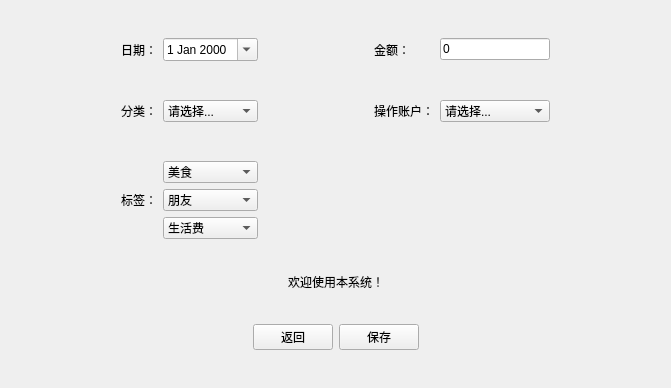
<?xml version="1.0" encoding="UTF-8"?>
<ui version="4.0">
 <class>Record</class>
 <widget class="QWidget" name="Record">
  <property name="geometry">
   <rect>
    <x>0</x>
    <y>0</y>
    <width>671</width>
    <height>388</height>
   </rect>
  </property>
  <property name="windowTitle">
   <string>Record</string>
  </property>
  <layout class="QVBoxLayout" name="verticalLayout">
   <item>
    <spacer name="verticalSpacer_5">
     <property name="orientation">
      <enum>Qt::Vertical</enum>
     </property>
     <property name="sizeHint" stdset="0">
      <size>
       <width>20</width>
       <height>40</height>
      </size>
     </property>
    </spacer>
   </item>
   <item>
    <layout class="QGridLayout" name="gridLayout_2">
     <item row="2" column="3">
      <spacer name="horizontalSpacer_2">
       <property name="orientation">
        <enum>Qt::Horizontal</enum>
       </property>
       <property name="sizeHint" stdset="0">
        <size>
         <width>40</width>
         <height>20</height>
        </size>
       </property>
      </spacer>
     </item>
     <item row="5" column="1">
      <spacer name="verticalSpacer">
       <property name="orientation">
        <enum>Qt::Vertical</enum>
       </property>
       <property name="sizeHint" stdset="0">
        <size>
         <width>20</width>
         <height>40</height>
        </size>
       </property>
      </spacer>
     </item>
     <item row="3" column="0">
      <spacer name="horizontalSpacer_3">
       <property name="orientation">
        <enum>Qt::Horizontal</enum>
       </property>
       <property name="sizeHint" stdset="0">
        <size>
         <width>40</width>
         <height>20</height>
        </size>
       </property>
      </spacer>
     </item>
     <item row="6" column="1">
      <widget class="QLabel" name="label_5">
       <property name="text">
        <string>标签：</string>
       </property>
      </widget>
     </item>
     <item row="2" column="5">
      <widget class="QLineEdit" name="lineEdit_money">
       <property name="text">
        <string>0</string>
       </property>
      </widget>
     </item>
     <item row="2" column="2">
      <widget class="QDateEdit" name="dateEdit">
       <property name="currentSection">
        <enum>QDateTimeEdit::DaySection</enum>
       </property>
       <property name="calendarPopup">
        <bool>true</bool>
       </property>
      </widget>
     </item>
     <item row="3" column="1">
      <spacer name="verticalSpacer_2">
       <property name="orientation">
        <enum>Qt::Vertical</enum>
       </property>
       <property name="sizeHint" stdset="0">
        <size>
         <width>20</width>
         <height>40</height>
        </size>
       </property>
      </spacer>
     </item>
     <item row="2" column="4">
      <widget class="QLabel" name="label">
       <property name="text">
        <string>金额：</string>
       </property>
      </widget>
     </item>
     <item row="2" column="1">
      <widget class="QLabel" name="label_4">
       <property name="text">
        <string>日期：</string>
       </property>
      </widget>
     </item>
     <item row="2" column="6">
      <spacer name="horizontalSpacer_4">
       <property name="orientation">
        <enum>Qt::Horizontal</enum>
       </property>
       <property name="sizeHint" stdset="0">
        <size>
         <width>40</width>
         <height>20</height>
        </size>
       </property>
      </spacer>
     </item>
     <item row="6" column="2">
      <layout class="QVBoxLayout" name="verticalLayout_2">
       <item>
        <widget class="QComboBox" name="comboBox_spending">
         <property name="enabled">
          <bool>true</bool>
         </property>
         <item>
          <property name="text">
           <string>美食</string>
          </property>
         </item>
         <item>
          <property name="text">
           <string>交通</string>
          </property>
         </item>
         <item>
          <property name="text">
           <string>购物</string>
          </property>
         </item>
         <item>
          <property name="text">
           <string>寝室</string>
          </property>
         </item>
         <item>
          <property name="text">
           <string>娱乐</string>
          </property>
         </item>
         <item>
          <property name="text">
           <string>学习</string>
          </property>
         </item>
         <item>
          <property name="text">
           <string>医疗</string>
          </property>
         </item>
         <item>
          <property name="text">
           <string>其他</string>
          </property>
         </item>
        </widget>
       </item>
       <item>
        <widget class="QComboBox" name="comboBox_lender">
         <property name="enabled">
          <bool>true</bool>
         </property>
         <item>
          <property name="text">
           <string>朋友</string>
          </property>
         </item>
         <item>
          <property name="text">
           <string>家人</string>
          </property>
         </item>
         <item>
          <property name="text">
           <string>银行贷款</string>
          </property>
         </item>
         <item>
          <property name="text">
           <string>花呗</string>
          </property>
         </item>
         <item>
          <property name="text">
           <string>京东白条</string>
          </property>
         </item>
         <item>
          <property name="text">
           <string>其他</string>
          </property>
         </item>
        </widget>
       </item>
       <item>
        <widget class="QComboBox" name="comboBox_income">
         <property name="enabled">
          <bool>true</bool>
         </property>
         <item>
          <property name="text">
           <string>生活费</string>
          </property>
         </item>
         <item>
          <property name="text">
           <string>兼职</string>
          </property>
         </item>
         <item>
          <property name="text">
           <string>奖学金</string>
          </property>
         </item>
         <item>
          <property name="text">
           <string>利息</string>
          </property>
         </item>
         <item>
          <property name="text">
           <string>贷款</string>
          </property>
         </item>
         <item>
          <property name="text">
           <string>其他</string>
          </property>
         </item>
        </widget>
       </item>
      </layout>
     </item>
     <item row="4" column="5">
      <widget class="QComboBox" name="comboBox_account">
       <item>
        <property name="text">
         <string>请选择...</string>
        </property>
       </item>
       <item>
        <property name="text">
         <string>微信</string>
        </property>
       </item>
       <item>
        <property name="text">
         <string>银行卡</string>
        </property>
       </item>
       <item>
        <property name="text">
         <string>一卡通</string>
        </property>
       </item>
       <item>
        <property name="text">
         <string>现金</string>
        </property>
       </item>
       <item>
        <property name="text">
         <string>其他</string>
        </property>
       </item>
      </widget>
     </item>
     <item row="4" column="4">
      <widget class="QLabel" name="label_2">
       <property name="text">
        <string>操作账户：</string>
       </property>
      </widget>
     </item>
     <item row="4" column="1">
      <widget class="QLabel" name="label_3">
       <property name="text">
        <string>分类：</string>
       </property>
      </widget>
     </item>
     <item row="4" column="2">
      <widget class="QComboBox" name="comboBox_classify">
       <item>
        <property name="text">
         <string>请选择...</string>
        </property>
       </item>
       <item>
        <property name="text">
         <string>收入</string>
        </property>
       </item>
       <item>
        <property name="text">
         <string>支出</string>
        </property>
       </item>
       <item>
        <property name="text">
         <string>借款</string>
        </property>
       </item>
      </widget>
     </item>
     <item row="6" column="6">
      <spacer name="verticalSpacer_7">
       <property name="orientation">
        <enum>Qt::Vertical</enum>
       </property>
       <property name="sizeHint" stdset="0">
        <size>
         <width>20</width>
         <height>40</height>
        </size>
       </property>
      </spacer>
     </item>
    </layout>
   </item>
   <item>
    <spacer name="verticalSpacer_4">
     <property name="orientation">
      <enum>Qt::Vertical</enum>
     </property>
     <property name="sizeHint" stdset="0">
      <size>
       <width>20</width>
       <height>40</height>
      </size>
     </property>
    </spacer>
   </item>
   <item>
    <layout class="QHBoxLayout" name="horizontalLayout_2">
     <item>
      <spacer name="horizontalSpacer_5">
       <property name="orientation">
        <enum>Qt::Horizontal</enum>
       </property>
       <property name="sizeHint" stdset="0">
        <size>
         <width>40</width>
         <height>20</height>
        </size>
       </property>
      </spacer>
     </item>
     <item>
      <widget class="QLabel" name="label_7">
       <property name="text">
        <string>欢迎使用本系统！</string>
       </property>
      </widget>
     </item>
     <item>
      <spacer name="horizontalSpacer_6">
       <property name="orientation">
        <enum>Qt::Horizontal</enum>
       </property>
       <property name="sizeHint" stdset="0">
        <size>
         <width>40</width>
         <height>20</height>
        </size>
       </property>
      </spacer>
     </item>
    </layout>
   </item>
   <item>
    <spacer name="verticalSpacer_3">
     <property name="orientation">
      <enum>Qt::Vertical</enum>
     </property>
     <property name="sizeHint" stdset="0">
      <size>
       <width>20</width>
       <height>40</height>
      </size>
     </property>
    </spacer>
   </item>
   <item>
    <layout class="QHBoxLayout" name="horizontalLayout">
     <item>
      <spacer name="horizontalSpacer">
       <property name="orientation">
        <enum>Qt::Horizontal</enum>
       </property>
       <property name="sizeHint" stdset="0">
        <size>
         <width>40</width>
         <height>20</height>
        </size>
       </property>
      </spacer>
     </item>
     <item>
      <widget class="QPushButton" name="pushButton_back">
       <property name="text">
        <string>返回</string>
       </property>
      </widget>
     </item>
     <item>
      <widget class="QPushButton" name="pushButton_save">
       <property name="text">
        <string>保存</string>
       </property>
      </widget>
     </item>
     <item>
      <spacer name="horizontalSpacer_7">
       <property name="orientation">
        <enum>Qt::Horizontal</enum>
       </property>
       <property name="sizeHint" stdset="0">
        <size>
         <width>40</width>
         <height>20</height>
        </size>
       </property>
      </spacer>
     </item>
    </layout>
   </item>
   <item>
    <spacer name="verticalSpacer_6">
     <property name="orientation">
      <enum>Qt::Vertical</enum>
     </property>
     <property name="sizeHint" stdset="0">
      <size>
       <width>20</width>
       <height>40</height>
      </size>
     </property>
    </spacer>
   </item>
  </layout>
 </widget>
 <layoutdefault spacing="6" margin="11"/>
 <resources/>
 <connections>
  <connection>
   <sender>comboBox_account</sender>
   <signal>currentIndexChanged(int)</signal>
   <receiver>Record</receiver>
   <slot>on_comboBox_account_currentIdexChanged()</slot>
   <hints>
    <hint type="sourcelabel">
     <x>537</x>
     <y>120</y>
    </hint>
    <hint type="destinationlabel">
     <x>273</x>
     <y>205</y>
    </hint>
   </hints>
  </connection>
  <connection>
   <sender>comboBox_classify</sender>
   <signal>currentIndexChanged(int)</signal>
   <receiver>Record</receiver>
   <slot>on_comboBox_classify_currentIdexChanged()</slot>
   <hints>
    <hint type="sourcelabel">
     <x>235</x>
     <y>120</y>
    </hint>
    <hint type="destinationlabel">
     <x>579</x>
     <y>206</y>
    </hint>
   </hints>
  </connection>
  <connection>
   <sender>comboBox_income</sender>
   <signal>currentIndexChanged(int)</signal>
   <receiver>Record</receiver>
   <slot>on_comboBox_income_currentIdexChanged()</slot>
   <hints>
    <hint type="sourcelabel">
     <x>204</x>
     <y>224</y>
    </hint>
    <hint type="destinationlabel">
     <x>200</x>
     <y>232</y>
    </hint>
   </hints>
  </connection>
  <connection>
   <sender>comboBox_lender</sender>
   <signal>currentIndexChanged(int)</signal>
   <receiver>Record</receiver>
   <slot>on_comboBox_lender_currentIdexChanged()</slot>
   <hints>
    <hint type="sourcelabel">
     <x>234</x>
     <y>196</y>
    </hint>
    <hint type="destinationlabel">
     <x>256</x>
     <y>234</y>
    </hint>
   </hints>
  </connection>
  <connection>
   <sender>comboBox_spending</sender>
   <signal>currentIndexChanged(int)</signal>
   <receiver>Record</receiver>
   <slot>on_comboBox_spending_currentIdexChanged()</slot>
   <hints>
    <hint type="sourcelabel">
     <x>215</x>
     <y>171</y>
    </hint>
    <hint type="destinationlabel">
     <x>218</x>
     <y>265</y>
    </hint>
   </hints>
  </connection>
  <connection>
   <sender>pushButton_save</sender>
   <signal>clicked()</signal>
   <receiver>Record</receiver>
   <slot>on_pushButton_save_cliked()</slot>
   <hints>
    <hint type="sourcelabel">
     <x>353</x>
     <y>338</y>
    </hint>
    <hint type="destinationlabel">
     <x>432</x>
     <y>325</y>
    </hint>
   </hints>
  </connection>
 </connections>
 <slots>
  <slot>on_comboBox_account_currentIdexChanged()</slot>
  <slot>on_comboBox_classify_currentIdexChanged()</slot>
  <slot>on_pushButton_save_cliked()</slot>
  <slot>on_comboBox_income_currentIdexChanged()</slot>
  <slot>on_comboBox_spending_currentIdexChanged()</slot>
  <slot>on_comboBox_lender_currentIdexChanged()</slot>
 </slots>
</ui>
